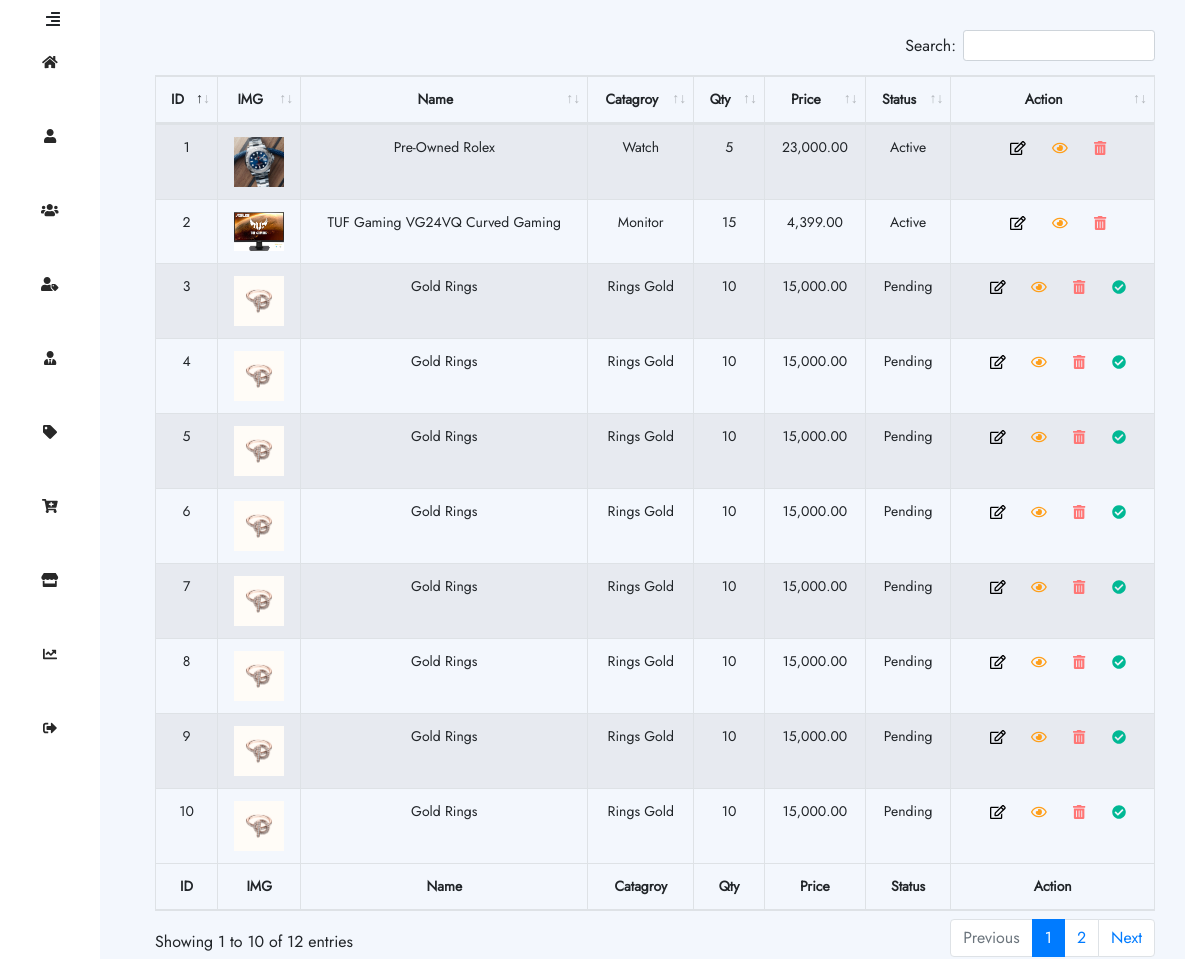
Page /Products-List.php (signed in) on the earlier database version.
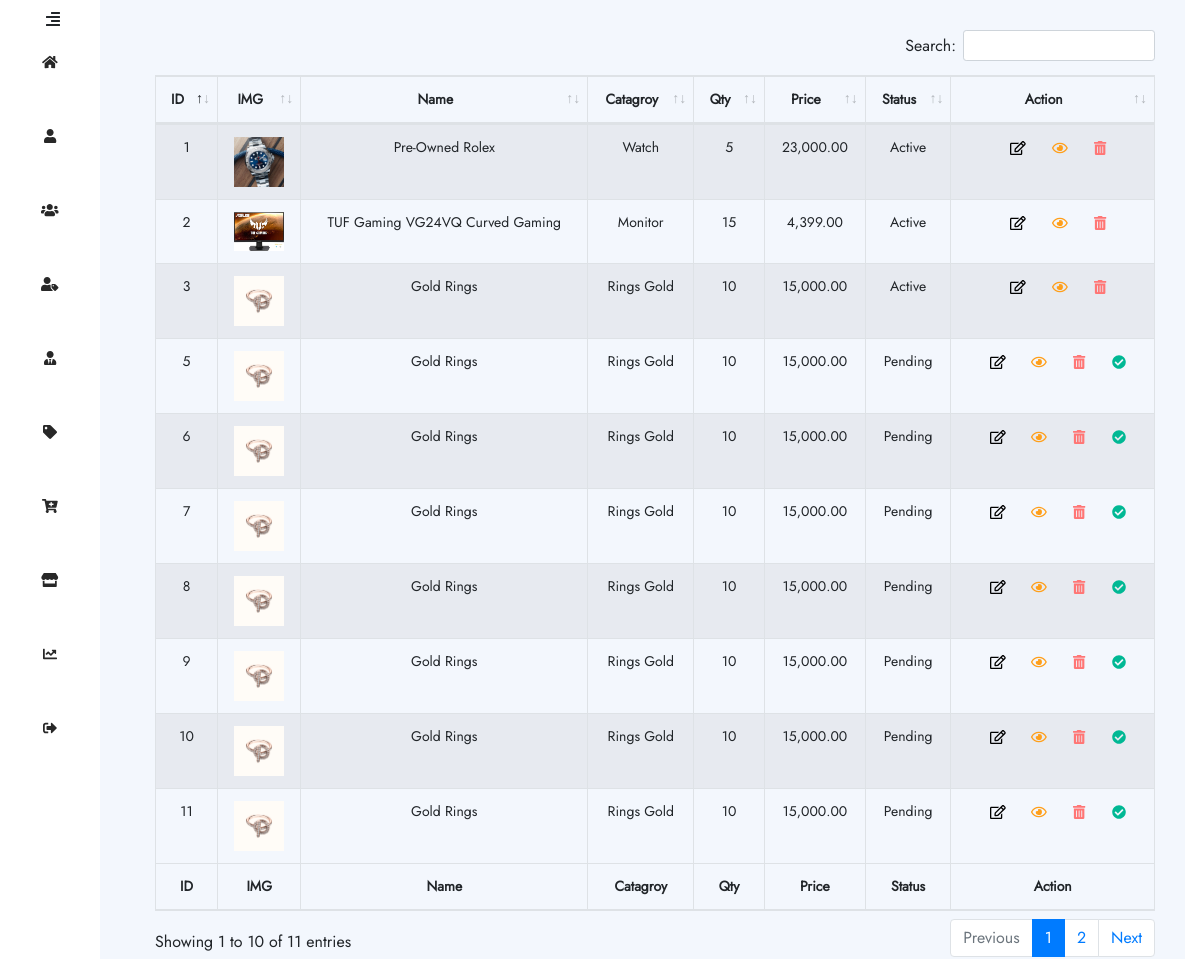
Same page on the later database version.
### tables this page shows
CREATE TABLE `ha_products` (
  `HA_P_ID` bigint(20) UNSIGNED NOT NULL,
  `HA_P_Name` varchar(255) NOT NULL,
  `HA_P_Price` varchar(255) NOT NULL,
  `HA_P_Description` text NOT NULL,
  `HA_P_Category_ID` varchar(255) NOT NULL,
  `HA_P_Qty` varchar(255) NOT NULL,
  `HA_P_Alert_Qty` varchar(255) NOT NULL,
  `HA_P_Brand` varchar(255) NOT NULL,
  `HA_P_Available_From_Date` varchar(255) NOT NULL,
  `HA_P_Date_Created` varchar(255) NOT NULL,
  `HA_P_Time_Created` varchar(255) NOT NULL,
  `HA_P_User_ID_Created` varchar(255) NOT NULL,
  `HA_P_Status` varchar(255) NOT NULL
);

CREATE TABLE `ha_category_list` (
  `HA_C_L_ID` bigint(20) UNSIGNED NOT NULL,
  `HA_C_L_Category_Name` varchar(255) NOT NULL,
  `HA_C_L_Parent_ID` varchar(255) NOT NULL,
  `HA_C_L_Status` varchar(255) NOT NULL,
  `HA_C_L_Count_Products` varchar(255) NOT NULL,
  `HA_C_L_Count_Sales` varchar(255) NOT NULL,
  `HA_C_L_Count_Returns` varchar(255) NOT NULL,
  `HA_C_L_Date_Created` varchar(255) NOT NULL,
  `HA_C_L_Time_Created` varchar(255) NOT NULL,
  `HA_C_L_User_ID_Created` varchar(255) NOT NULL
);

### Datebase/DB_Products_List.php (called while the page is built, shortened)
<?php
    $SQL_Products_List = 'SELECT * FROM ha_products WHERE HA_P_Status = "Active" OR HA_P_Status = "Pending" ORDER BY HA_P_ID DESC ';
    $Result_Products_List = mysqli_query($Connection,$SQL_Products_List);
    $Count_Products_List  = mysqli_num_rows($Result_Products_List);
?>

### Website-Structure/Products-List-Body.php (the view, shortened to what this page needs)
<div class="Content-table">
    <table id="example" class="table table-striped table-bordered" style="width:100%;text-align: center;">
        <thead>
            <tr class="header-table">
                <th>ID</th>
                <th>IMG</th>
                <th>Name</th>
                <th>Catagroy</th>
                <th>Qty</th>
                <th>Price</th>
                <th>Status</th>
                <th>Action</th>
            </tr>
        </thead>
        <tbody id="tbody">
            <?php
                    if ($Count_Products_List > 0) {
                        $id = 0;
                        while ($Rows = mysqli_fetch_array($Result_Products_List)) {
                            $SQL_Get_Category_Name = 'SELECT HA_C_L_Category_Name FROM ha_category_list WHERE HA_C_L_ID = "'.$Rows['HA_P_Category_ID'].'"';
                            $Result_Get_Category_Name = mysqli_query($Connection,$SQL_Get_Category_Name);
                            $Row_Get_Category_Name  = mysqli_fetch_array($Result_Get_Category_Name, MYSQLI_ASSOC);
                            $Path_Folder_Cover = 'IMG/Imges-Products/P_ID-'.$Rows['HA_P_ID'].'/P_ID-'.$Rows['HA_P_ID'].'-Cover';
                            $Cover_Img = scandir($Path_Folder_Cover);
                            $SQL_Get_Created_Info = 'SELECT HA_U_Username FROM ha_users WHERE HA_U_ID = "'.$Rows['HA_P_User_ID_Created'].'"';
                            $Result_Get_Created_Info= mysqli_query($Connection,$SQL_Get_Created_Info);
                            $Row_Get_Created_Info = mysqli_fetch_array($Result_Get_Created_Info, MYSQLI_ASSOC);
                            if ($Rows['HA_P_Status'] == 'Pending') {
                                $BTN_Active = '<button type ="button" class="Done" data-module=".Done-row" id="A'.$Rows['HA_P_ID'].'" onclick= "clickhere(this.id)"> <i class="fas fa-check-circle"></i></button>';
                            }else {
                                $BTN_Active = '';
                            }
                            if ($Rows['HA_P_Status'] !== 'Deactivated') {
                                $BTN_Deactivate = '<button type ="button" class="Trash" data-module=".question-delete-row" id="D'.$Rows['HA_P_ID'].'" onclick= "clickhere(this.id)"> <i class="fas fa-trash-alt"></i> </button>';
                            }else {
                                $BTN_Deactivate = '';
                            }
                            echo '
                                <tr class="t-body" style="text-align: center;" id="T_Row_'.$Rows['HA_P_ID'].'" >
                                    <td>'.$Rows['HA_P_ID'].'</td>
                                    <td class="IMG-DATABASE"><img src="'.$Path_Folder_Cover . '/' . $Cover_Img[2] . '" alt="Img"/></td>
                                    <td class="Username-Edit-Module">'.$Rows['HA_P_Name'].'</td>
                                    <td >'.$Row_Get_Category_Name['HA_C_L_Category_Name'].'</td>
                                    <td class="HA-P-Qty">'.$Rows['HA_P_Qty'].'</td>
                                    <td class="HA-P-Price">'. number_format($Rows['HA_P_Price'] , 2).'</td>
                                    <td class="HA-P-Status">'.$Rows['HA_P_Status'].'</td>
                                    <td style="display:none" class="HA-C-L-Category-Name">'.$Rows['HA_P_Category_ID'].'</td>
                                    <td style="display:none">'.$Rows['HA_P_Alert_Qty'].'</td>
                                    <td style="display:none">'.$Rows['HA_P_Brand'].'</td>
                                    <td style="display:none">'.$Rows['HA_P_Available_From_Date'].'</td>
                                    <td style="display:none">'.$Rows['HA_P_Date_Created'] . ' ' . $Rows['HA_P_Time_Created'] .'</td>
                                    <td style="display:none">'.$Row_Get_Created_Info['HA_U_Username'].'</td>
                                    <td style="display:none">'.$Rows['HA_P_Description'].'</td>
                                    <td class="last-Action">
                                        <button type ="button" class="Edit" data-module=".Edit-row" id="-T'.$id.'" onclick= "clickhere(this.id)"> <i class="far fa-edit"></i> </button>
                                        <button type ="button" class="View" data-module=".View-row" id="T'.$id.'" onclick= "clickhere(this.id)"> <i class="far fa-eye"></i> </button>
                                        '.$BTN_Deactivate.'
                                        '.$BTN_Active.'
                                    </td>
                                </tr>
                            ';
                            $id += 1;
                        }
                    }
                ?>
        </tbody>
        <tfoot>
            <tr>
                <th>ID</th>
                <th>IMG</th>
                <th>Name</th>
                <th>Catagroy</th>
                <th>Qty</th>
                <th>Price</th>
                <th>Status</th>
                <th>Action</th>
            </tr>
        </tfoot>
    </table>
</div>

### Products-List.php (shortened to what this page needs)
<?php
    include('Datebase/Config.php');
    include('Datebase/DB_Products_List.php');
?>
<!DOCTYPE html>
<html lang="en">
<?php
    include ('Website-Structure/Header-Elemnts.php') ;
?>
    <?php include ("./Links Header With Tables.php"); ?>
    <link rel="stylesheet" href="./CSS-Files/product-list.css">
<body>
<div class="container-fluid">
    <div class="row">
        <div class="col-lg-12">
            <?php include ("Website-Structure/Dashbored-header.php"); ?>
            <?php include ("./Website-Structure/Products-List-Body.php"); ?>
        </div>
    </div>
</div>
</body>
</html>

### Website-Structure/Header-Elemnts.php (shortened to what this page needs)
<head>
</head>

### Links Header With Tables.php
<link rel="stylesheet" href="./Framework/Bootstrap/css/bootstrap.css">
<link rel="stylesheet" href="./Framework/Bootstrap/css/datatablex.min.css">
<link rel="stylesheet" href="https://cdn.datatables.net/buttons/2.0.1/css/buttons.bootstrap4.min.css">
<link rel="stylesheet" href="https://cdn.datatables.net/responsive/2.2.9/css/responsive.bootstrap4.min.css">
<link rel="stylesheet" href="Framework/Fontawsome/css/all.css">
<link rel="stylesheet" href="Font's/Kufi/Kufi-Font.css">
<link href="./Font's/joya/jost.css" rel="stylesheet">
<link rel="stylesheet" href="./CSS-Files/H_A.css">

### Website-Structure/Dashbored-header.php (shortened to what this page needs)
<div class="mobile-header-dashbored">
    <div class="click-drop-burger-small">
        <i class="fas fa-align-right"></i>
    </div>
        <ul class="list-of-dashbored">
            <li><a href="./" class="Projects"><i class="fas fa-home"></i></a></li>
            <?php
            if (!empty($_SESSION)) {
                echo '<li><a href="My-Profile-Setting" class="Edit-profile"><i class="fas fa-user" class="Edit-profile"></i></a></li>';
            }
            ?>
            <?php
            if ($_SESSION['HA_U_P_Clients_Manager'] == 'Available') {
                echo '<li><a href="Clients-Manager" class="Clients"><i class="fas fa-users"></i></a></li>';
            }
            ?>
            <?php
            if ($_SESSION['HA_U_P_Seller_Manager'] == 'Available') {
                echo '<li><a href="Seller-Manager" class="Projects"><i class="fas fa-user-tag"></i></a></li>';
            }
            ?>
            <?php
            if ($_SESSION['HA_U_P_Employee_Manager'] == 'Available') {
                echo '<li><a href="Employee-Manager" class="Employeres"><i class="fas  fa-user-tie"></i></a></li>';
            }
            ?>
            <?php
            if ($_SESSION['HA_U_P_Category_Manager'] == 'Available') {
                echo '<li><a href="Category-Management" class="Add Catogry"><i class="fas fa-tag"></i></a></li>';
            }
            ?>
            <?php
            if ($_SESSION['HA_U_P_Add_Product'] == 'Available') {
                echo '<li><a href="Add-Product" class="Add Project"><i class="fas fa-cart-plus"></i></a></li>';
            }
            ?>
            <?php
            if ($_SESSION['HA_U_P_Products_List'] == 'Available') {
                echo '<li><a href="Products-List" class="All-Products"><i class="fas fa-store"></i></a></li>';
            }
            ?>
            <li><a href="Dashboard-Details" class="Dashbored"><i class="fas fa-chart-line"></i></a></li>
            <li><a href="Logout" class="Add LogOut"><i class="fas fa-sign-out-alt"></i></a></li>
        </ul>
    </div>

### CSS-Files/H_A.css (style rules this page uses)
*, *::after, *::before { box-sizing: border-box; }
body { font-family: 'Jost', sans-serif; font-weight: 400; }
ul { margin: 0px; padding: 0px; }
li { list-style: none; }
a { text-decoration: none; }
.t-body td:first-child { text-align: center; }
tfoot tr th:first-child { text-align: center; }
.t-body td button { margin-left: 10px; border: none; outline: none; background-color: transparent; }
.IMG-DATABASE img { width: 50px; }

### CSS-Files/product-list.css (style rules this page uses)
*, *::after, *::before { box-sizing: border-box; }
body { font-family: 'Jost', sans-serif; font-weight: 400; }
ul { margin: 0px; padding: 0px; }
li { list-style: none; }
a { text-decoration: none; }
.t-body td:first-child { text-align: center; }
tfoot tr th:first-child { text-align: center; }
.t-body td button { margin-left: 10px; border: none; outline: none; background-color: transparent; }
.IMG-DATABASE img { width: 50px; }
.Content-table { transition: all 0.5s; padding-left: 140px; padding-top: 30px; padding-right: 30px; width: 100%; height: 100%; background-color: #f3f7fd; }
.mobile-header-dashbored { position: fixed; overflow: auto; background-color: #fff; display: flex; left: 0px; flex-direction: column; transition: all 0.5s; z-index: 100; width: 100px; height: 100%; }
.mobile-header-dashbored .click-drop-burger-small { position: absolute; right: 40px; top: 8px; cursor: pointer; }
.mobile-header-dashbored ul { display: flex; margin: 0; padding: 0; }
.mobile-header-dashbored .list-of-dashbored { list-style: none; display: flex; flex-direction: column; width: 100%; }
.mobile-header-dashbored .list-of-dashbored li { padding-top: 50px; text-align: center; }
.mobile-header-dashbored .list-of-dashbored li a { text-decoration: none; color: #282828; font-size: 14px; }
.Trash { color: #ff7675; }
.View { color: #ff9f1a; }
.Done { color: #00b894; }
table { font-size: 14px; }
table tr th { width: auto !important; }

Differences in the rows shown:
no longer on this page (row edited): ha_products: HA_P_ID "4", HA_P_Name "Gold Rings", ha_category_list.HA_C_L_Category_Name "Rings Gold", HA_P_Qty "10", HA_P_Price "15,000.00", HA_P_Status "Pending"
now on this page (row unchanged): ha_products: HA_P_ID "11", HA_P_Name "Gold Rings", ha_category_list.HA_C_L_Category_Name "Rings Gold", HA_P_Qty "10", HA_P_Price "15,000.00", HA_P_Status "Pending"
changed ha_products id 3: HA_P_Status "Pending" → "Active"
Other differences:
text written by a page script: "Search: Showing 1 to 10 of 12 entries Previous 1 2 Next" → "Search: Showing 1 to 10 of 11 entries Previous 1 2 Next"
